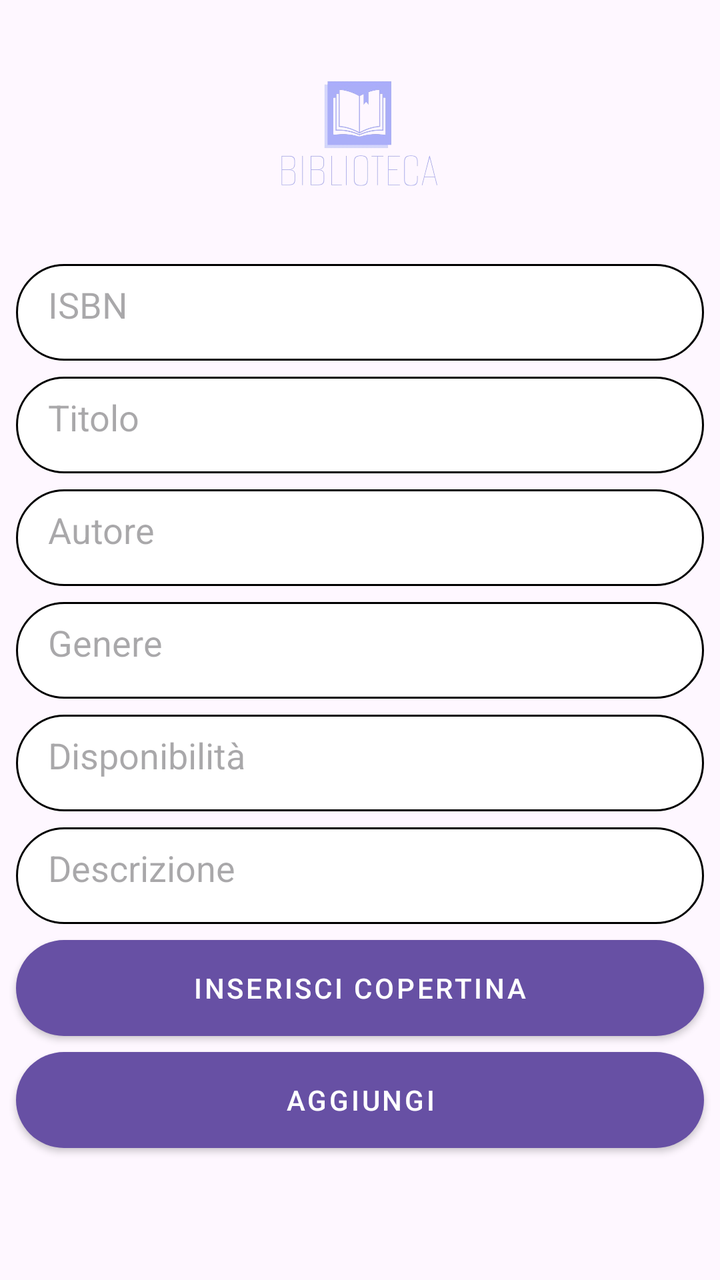
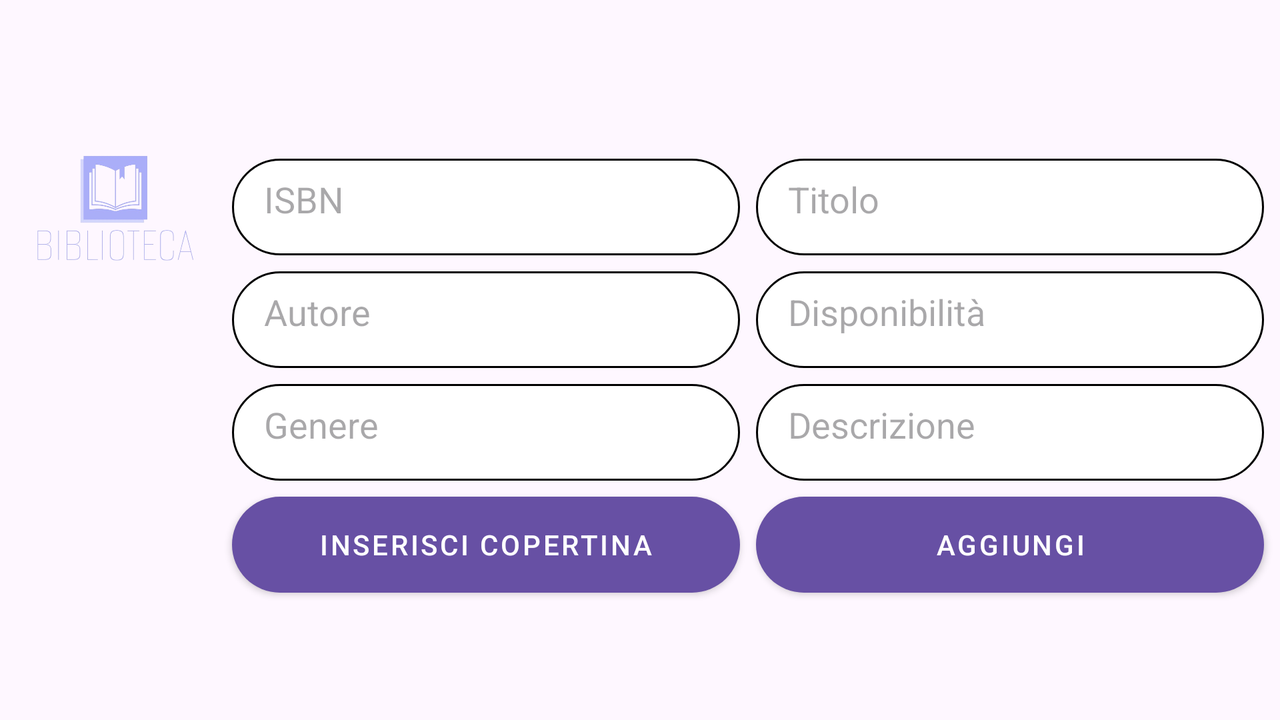

One screen, two layout resources from the same app: the default and the repository's alternative for another configuration. Each is rendered where Android would select it; the XML of both is given below.
<!-- AndroidManifest.xml: application theme Theme.Biblioteca -->
<!-- res/layout/fragment_inserisci.xml -->
<?xml version="1.0" encoding="utf-8"?>
<FrameLayout xmlns:android="http://schemas.android.com/apk/res/android"
    xmlns:app="http://schemas.android.com/apk/res-auto"
    xmlns:tools="http://schemas.android.com/tools"
    android:layout_width="match_parent"
    android:layout_height="match_parent"
    tools:context=".admin.Inserisci">

    <androidx.constraintlayout.widget.ConstraintLayout
        android:layout_width="match_parent"
        android:layout_height="match_parent">

        <EditText
            android:id="@+id/editTextTitolo"
            android:layout_width="0dp"
            android:layout_height="wrap_content"
            android:layout_marginTop="8dp"
            android:ems="10"
            android:hint="@string/titolo_etext"
            android:inputType="text"
            app:layout_constraintEnd_toEndOf="@+id/editTextIsbn"
            app:layout_constraintStart_toStartOf="@+id/editTextIsbn"
            app:layout_constraintTop_toBottomOf="@+id/editTextIsbn" />

        <EditText
            android:id="@+id/editTextAutore"
            android:layout_width="0dp"
            android:layout_height="wrap_content"
            android:layout_marginTop="8dp"
            android:ems="10"
            android:hint="@string/autore_etext"
            android:inputType="text"
            app:layout_constraintEnd_toEndOf="@+id/editTextTitolo"
            app:layout_constraintStart_toStartOf="@+id/editTextTitolo"
            app:layout_constraintTop_toBottomOf="@+id/editTextTitolo" />

        <EditText
            android:id="@+id/editTextGenere"
            android:layout_width="0dp"
            android:layout_height="wrap_content"
            android:layout_marginTop="8dp"
            android:ems="10"
            android:hint="@string/genere_etext"
            android:inputType="text"
            app:layout_constraintEnd_toEndOf="@+id/editTextAutore"
            app:layout_constraintStart_toStartOf="@+id/editTextAutore"
            app:layout_constraintTop_toBottomOf="@+id/editTextAutore" />

        <EditText
            android:id="@+id/editTextCopie"
            android:layout_width="0dp"
            android:layout_height="wrap_content"
            android:layout_marginTop="8dp"
            android:ems="10"
            android:hint="@string/disp_etext"
            android:inputType="number"
            app:layout_constraintEnd_toEndOf="@+id/editTextGenere"
            app:layout_constraintStart_toStartOf="@+id/editTextGenere"
            app:layout_constraintTop_toBottomOf="@+id/editTextGenere" />

        <EditText
            android:id="@+id/editTextIsbn"
            android:layout_width="0dp"
            android:layout_height="wrap_content"
            android:layout_marginStart="8dp"
            android:layout_marginTop="16dp"
            android:layout_marginEnd="8dp"
            android:ems="10"
            android:hint="@string/isbn_text"
            android:inputType="number"
            app:layout_constraintEnd_toEndOf="parent"
            app:layout_constraintStart_toStartOf="parent"
            app:layout_constraintTop_toBottomOf="@+id/imageView" />

        <ImageView
            android:id="@+id/imageView"
            android:layout_width="100dp"
            android:layout_height="100dp"
            android:layout_marginTop="16dp"
            app:layout_constraintEnd_toEndOf="parent"
            app:layout_constraintStart_toStartOf="parent"
            app:layout_constraintTop_toTopOf="parent"
            app:srcCompat="@drawable/logo2" />

        <Button
            android:id="@+id/buttonCopertina"
            android:layout_width="0dp"
            android:layout_height="wrap_content"
            android:layout_marginTop="8dp"
            android:text="@string/inscop_text"
            app:layout_constraintEnd_toEndOf="@+id/editTextDescrizione"
            app:layout_constraintHorizontal_bias="0.0"
            app:layout_constraintStart_toStartOf="@+id/editTextDescrizione"
            app:layout_constraintTop_toBottomOf="@+id/editTextDescrizione" />

        <Button
            android:id="@+id/buttonInserisci"
            android:layout_width="0dp"
            android:layout_height="wrap_content"
            android:layout_marginTop="8dp"
            android:text="@string/agglib_text"
            app:layout_constraintEnd_toEndOf="@+id/buttonCopertina"
            app:layout_constraintStart_toStartOf="@+id/buttonCopertina"
            app:layout_constraintTop_toBottomOf="@+id/buttonCopertina" />

        <ImageView
            android:id="@+id/imageViewCopertina"
            android:layout_width="100dp"
            android:layout_height="100dp"
            app:layout_constraintBottom_toBottomOf="parent"
            app:layout_constraintEnd_toEndOf="parent"
            app:layout_constraintStart_toStartOf="parent"
            app:layout_constraintTop_toBottomOf="@+id/buttonInserisci"
            tools:src="@drawable/ic_vuoto" />

        <EditText
            android:id="@+id/editTextDescrizione"
            android:layout_width="0dp"
            android:layout_height="wrap_content"
            android:layout_marginTop="8dp"
            android:ems="10"
            android:hint="@string/descr_etext"
            android:inputType="text"
            app:layout_constraintEnd_toEndOf="@+id/editTextCopie"
            app:layout_constraintStart_toStartOf="@+id/editTextCopie"
            app:layout_constraintTop_toBottomOf="@+id/editTextCopie" />
    </androidx.constraintlayout.widget.ConstraintLayout>
</FrameLayout>
<!-- resources referenced by this layout -->
<resources>
  <!-- drawable logo2: png bitmap (drawable, 54723 bytes) -->
  <string name="agglib_text">Aggiungi</string>
  <string name="autore_etext">Autore</string>
  <string name="descr_etext">Descrizione</string>
  <string name="disp_etext">Disponibilità</string>
  <string name="genere_etext">Genere</string>
  <string name="inscop_text">Inserisci copertina</string>
  <string name="isbn_text">ISBN</string>
  <string name="titolo_etext">Titolo</string>
  <style name="Theme.Biblioteca" parent="Base.Theme.Biblioteca" />
  <style name="Base.Theme.Biblioteca" parent="Theme.Material3.DayNight.NoActionBar">
          <item name="editTextStyle">@style/app_editTextStyle</item>
          <item name="materialButtonStyle">@style/app_ButtonStyle</item>
      </style>
  <style name="app_editTextStyle" parent="@android:style/Widget.EditText">
          <item name="android:background">@drawable/custom_input_login</item>
          <item name="android:paddingLeft">16dp</item>
          <item name="android:paddingTop">8dp</item>
          <item name="android:paddingRight">16dp</item>
          <item name="android:paddingBottom">16dp</item>
      </style>
  <style name="app_ButtonStyle" parent="Widget.MaterialComponents.Button">
          <item name="android:background">@drawable/custom_button</item>
      </style>
  <!-- drawable custom_input_login (drawable) -->
  <?xml version="1.0" encoding="utf-8"?>
  <selector xmlns:android="http://schemas.android.com/apk/res/android">
      <item   android:state_enabled="true" android:state_focused="true">
          <shape android:shape="rectangle">
              <solid android:color="@color/white"/>
              <corners android:radius="24dp"/>
              <stroke android:color="#abaff9" android:width="1dp"/>
          </shape>
      </item>
      <item   android:state_enabled="true">
          <shape android:shape="rectangle">
              <solid android:color="@color/white"/>
              <corners android:radius="24dp"/>
              <stroke android:color="@color/black" android:width="1dp"/>
          </shape>
      </item>
  </selector>
  <!-- drawable custom_button (drawable) -->
  <?xml version="1.0" encoding="utf-8"?>
  <shape xmlns:android="http://schemas.android.com/apk/res/android" android:shape="rectangle">
      <solid android:color="#abaff9"/>
      <corners android:radius="30dp"/>
  </shape>
  <color name="white">#FFFFFFFF</color>
  <color name="black">#FF000000</color>
</resources>
<!-- res/layout-land/fragment_inserisci.xml (the repository's variant of the layout above) -->
<!-- drawn on the phone turned sideways -->
<?xml version="1.0" encoding="utf-8"?>
<FrameLayout xmlns:android="http://schemas.android.com/apk/res/android"
    xmlns:app="http://schemas.android.com/apk/res-auto"
    xmlns:tools="http://schemas.android.com/tools"
    android:layout_width="match_parent"
    android:layout_height="match_parent"
    tools:context=".admin.Inserisci"
    tools:layout_editor_absoluteX="212dp"
    tools:layout_editor_absoluteY="73dp">

    <androidx.constraintlayout.widget.ConstraintLayout
        android:layout_width="match_parent"
        android:layout_height="match_parent"
        tools:layout_editor_absoluteX="212dp"
        tools:layout_editor_absoluteY="73dp">

        <ImageView
            android:id="@+id/imageViewCopertina"
            android:layout_width="100dp"
            android:layout_height="100dp"
            android:layout_marginStart="8dp"
            app:layout_constraintBottom_toBottomOf="parent"
            app:layout_constraintStart_toStartOf="parent"
            app:layout_constraintTop_toBottomOf="@+id/imageView5"
            tools:src="@drawable/ic_vuoto" />

        <EditText
            android:id="@+id/editTextTitolo"
            android:layout_width="0dp"
            android:layout_height="wrap_content"
            android:layout_marginStart="8dp"
            android:layout_marginEnd="8dp"
            android:ems="10"
            android:hint="@string/titolo_etext"
            android:inputType="text"
            app:layout_constraintBottom_toBottomOf="@+id/editTextIsbn"
            app:layout_constraintEnd_toEndOf="parent"
            app:layout_constraintHorizontal_bias="0.5"
            app:layout_constraintStart_toEndOf="@+id/editTextIsbn"
            app:layout_constraintTop_toTopOf="@+id/editTextIsbn" />

        <EditText
            android:id="@+id/editTextAutore"
            android:layout_width="0dp"
            android:layout_height="wrap_content"
            android:layout_marginStart="8dp"
            android:layout_marginTop="8dp"
            android:ems="10"
            android:hint="@string/autore_etext"
            android:inputType="text"
            app:layout_constraintEnd_toStartOf="@+id/editTextCopie"
            app:layout_constraintHorizontal_bias="0.5"
            app:layout_constraintStart_toEndOf="@+id/imageView5"
            app:layout_constraintTop_toBottomOf="@+id/editTextIsbn" />

        <EditText
            android:id="@+id/editTextGenere"
            android:layout_width="0dp"
            android:layout_height="wrap_content"
            android:layout_marginStart="8dp"
            android:layout_marginTop="8dp"
            android:ems="10"
            android:hint="@string/genere_etext"
            android:inputType="text"
            app:layout_constraintEnd_toStartOf="@+id/editTextDescrizione"
            app:layout_constraintHorizontal_bias="0.5"
            app:layout_constraintStart_toEndOf="@+id/imageView5"
            app:layout_constraintTop_toBottomOf="@+id/editTextAutore" />

        <EditText
            android:id="@+id/editTextCopie"
            android:layout_width="0dp"
            android:layout_height="wrap_content"
            android:layout_marginStart="8dp"
            android:layout_marginEnd="8dp"
            android:ems="10"
            android:hint="@string/disp_etext"
            android:inputType="number"
            app:layout_constraintBottom_toBottomOf="@+id/editTextAutore"
            app:layout_constraintEnd_toEndOf="parent"
            app:layout_constraintHorizontal_bias="0.5"
            app:layout_constraintStart_toEndOf="@+id/editTextAutore"
            app:layout_constraintTop_toTopOf="@+id/editTextAutore" />

        <EditText
            android:id="@+id/editTextIsbn"
            android:layout_width="0dp"
            android:layout_height="wrap_content"
            android:layout_marginStart="8dp"
            android:ems="10"
            android:hint="@string/isbn_text"
            android:inputType="number"
            app:layout_constraintBottom_toBottomOf="@+id/imageView5"
            app:layout_constraintEnd_toStartOf="@+id/editTextTitolo"
            app:layout_constraintHorizontal_bias="0.5"
            app:layout_constraintStart_toEndOf="@+id/imageView5"
            app:layout_constraintTop_toTopOf="@+id/imageView5" />

        <Button
            android:id="@+id/buttonCopertina"
            android:layout_width="0dp"
            android:layout_height="wrap_content"
            android:layout_marginStart="8dp"
            android:layout_marginTop="8dp"
            android:text="@string/inscop_text"
            app:layout_constraintEnd_toStartOf="@+id/buttonInserisci"
            app:layout_constraintHorizontal_bias="0.5"
            app:layout_constraintStart_toEndOf="@+id/imageView5"
            app:layout_constraintTop_toBottomOf="@+id/editTextGenere" />

        <Button
            android:id="@+id/buttonInserisci"
            android:layout_width="0dp"
            android:layout_height="wrap_content"
            android:layout_marginStart="8dp"
            android:layout_marginEnd="8dp"
            android:text="@string/agglib_text"
            app:layout_constraintBottom_toBottomOf="@+id/buttonCopertina"
            app:layout_constraintEnd_toEndOf="parent"
            app:layout_constraintHorizontal_bias="0.5"
            app:layout_constraintStart_toEndOf="@+id/buttonCopertina"
            app:layout_constraintTop_toTopOf="@+id/buttonCopertina" />

        <EditText
            android:id="@+id/editTextDescrizione"
            android:layout_width="0dp"
            android:layout_height="wrap_content"
            android:layout_marginStart="8dp"
            android:layout_marginEnd="8dp"
            android:ems="10"
            android:hint="@string/descr_etext"
            android:inputType="text"
            app:layout_constraintBottom_toBottomOf="@+id/editTextGenere"
            app:layout_constraintEnd_toEndOf="parent"
            app:layout_constraintHorizontal_bias="0.5"
            app:layout_constraintStart_toEndOf="@+id/editTextGenere"
            app:layout_constraintTop_toTopOf="@+id/editTextGenere" />

        <ImageView
            android:id="@+id/imageView5"
            android:layout_width="100dp"
            android:layout_height="100dp"
            android:layout_marginStart="8dp"
            android:src="@drawable/logo2"
            app:layout_constraintBottom_toTopOf="@+id/imageViewCopertina"
            app:layout_constraintEnd_toStartOf="@+id/editTextIsbn"
            app:layout_constraintHorizontal_bias="0.5"
            app:layout_constraintStart_toStartOf="parent"
            app:layout_constraintTop_toTopOf="parent" />

    </androidx.constraintlayout.widget.ConstraintLayout>
</FrameLayout>
